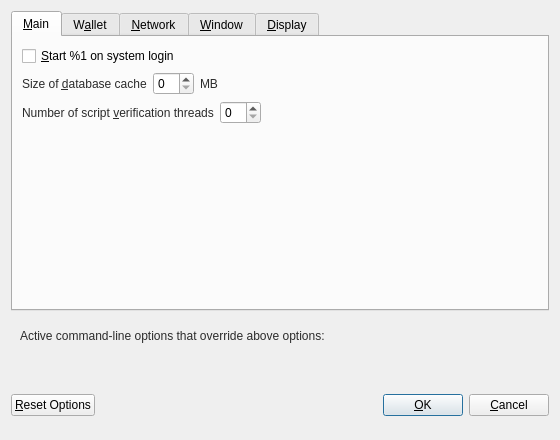
<?xml version="1.0" encoding="UTF-8"?>
<ui version="4.0">
 <class>OptionsDialog</class>
 <widget class="QDialog" name="OptionsDialog">
  <property name="geometry">
   <rect>
    <x>0</x>
    <y>0</y>
    <width>560</width>
    <height>440</height>
   </rect>
  </property>
  <property name="windowTitle">
   <string>Options</string>
  </property>
  <property name="modal">
   <bool>true</bool>
  </property>
  <layout class="QVBoxLayout" name="verticalLayout">
   <item>
    <widget class="QTabWidget" name="tabWidget">
     <property name="currentIndex">
      <number>0</number>
     </property>
     <widget class="QWidget" name="tabMain">
      <attribute name="title">
       <string>&amp;Main</string>
      </attribute>
      <layout class="QVBoxLayout" name="verticalLayout_Main">
       <item>
        <widget class="QCheckBox" name="bitcoinAtStartup">
         <property name="toolTip">
          <string>Automatically start %1 after logging in to the system.</string>
         </property>
         <property name="text">
          <string>&amp;Start %1 on system login</string>
         </property>
        </widget>
       </item>
       <item>
        <layout class="QHBoxLayout" name="horizontalLayout_2_Main">
         <item>
          <widget class="QLabel" name="databaseCacheLabel">
              <property name="styleSheet">
               <string notr="true">QLabel { color: #2b2b2b; }</string>
              </property>		  
           <property name="text">
            <string>Size of &amp;database cache</string>
           </property>
           <property name="textFormat">
            <enum>Qt::PlainText</enum>
           </property>
           <property name="buddy">
            <cstring>databaseCache</cstring>
           </property>
          </widget>
         </item>
         <item>
          <widget class="QSpinBox" name="databaseCache"/>
         </item>
         <item>
          <widget class="QLabel" name="databaseCacheUnitLabel">
		  <property name="styleSheet">
               <string notr="true">QLabel { color: #2b2b2b; }</string>
              </property>		  
           <property name="text">
            <string>MB</string>
           </property>
           <property name="textFormat">
            <enum>Qt::PlainText</enum>
           </property>
          </widget>
         </item>
         <item>
          <spacer name="horizontalSpacer_2_Main">
           <property name="orientation">
            <enum>Qt::Horizontal</enum>
           </property>
           <property name="sizeHint" stdset="0">
            <size>
             <width>40</width>
             <height>20</height>
            </size>
           </property>
          </spacer>
         </item>
        </layout>
       </item>
       <item>
        <layout class="QHBoxLayout" name="horizontalLayout_3_Main">
         <item>
          <widget class="QLabel" name="threadsScriptVerifLabel">
		  <property name="styleSheet">
               <string notr="true">QLabel { color: #2b2b2b; }</string>
              </property>		  
           <property name="text">
            <string>Number of script &amp;verification threads</string>
           </property>
           <property name="textFormat">
            <enum>Qt::PlainText</enum>
           </property>
           <property name="buddy">
            <cstring>threadsScriptVerif</cstring>
           </property>
          </widget>
         </item>
         <item>
          <widget class="QSpinBox" name="threadsScriptVerif">
           <property name="toolTip">
            <string>(0 = auto, &lt;0 = leave that many cores free)</string>
           </property>
          </widget>
         </item>
         <item>
          <spacer name="horizontalSpacer_3_Main">
           <property name="orientation">
            <enum>Qt::Horizontal</enum>
           </property>
           <property name="sizeHint" stdset="0">
            <size>
             <width>40</width>
             <height>20</height>
            </size>
           </property>
          </spacer>
         </item>
        </layout>
       </item>
       <item>
        <spacer name="verticalSpacer_Main">
         <property name="orientation">
          <enum>Qt::Vertical</enum>
         </property>
         <property name="sizeHint" stdset="0">
          <size>
           <width>20</width>
           <height>40</height>
          </size>
         </property>
        </spacer>
       </item>
      </layout>
     </widget>
     <widget class="QWidget" name="tabWallet">
      <attribute name="title">
       <string>W&amp;allet</string>
      </attribute>
      <layout class="QVBoxLayout" name="verticalLayout_Wallet">
       <item>
        <widget class="QGroupBox" name="groupBox">
         <property name="title">
          <string>Expert</string>
         </property>
         <layout class="QVBoxLayout" name="verticalLayout_2">
          <item>
           <widget class="QCheckBox" name="coinControlFeatures">
            <property name="toolTip">
             <string>Whether to show coin control features or not.</string>
            </property>
            <property name="text">
             <string>Enable coin &amp;control features</string>
            </property>
           </widget>
          </item>
          <item>
           <widget class="QCheckBox" name="spendZeroConfChange">
            <property name="toolTip">
             <string>If you disable the spending of unconfirmed change, the change from a transaction cannot be used until that transaction has at least one confirmation. This also affects how your balance is computed.</string>
            </property>
            <property name="text">
             <string>&amp;Spend unconfirmed change</string>
            </property>
           </widget>
          </item>
         </layout>
        </widget>
       </item>
       <item>
        <spacer name="verticalSpacer_Wallet">
         <property name="orientation">
          <enum>Qt::Vertical</enum>
         </property>
         <property name="sizeHint" stdset="0">
          <size>
           <width>20</width>
           <height>40</height>
          </size>
         </property>
        </spacer>
       </item>
      </layout>
     </widget>
     <widget class="QWidget" name="tabNetwork">
      <attribute name="title">
       <string>&amp;Network</string>
      </attribute>
      <layout class="QVBoxLayout" name="verticalLayout_Network">
       <item>
        <widget class="QCheckBox" name="mapPortUpnp">
         <property name="toolTip">
          <string>Automatically open the Bitcoin client port on the router. This only works when your router supports UPnP and it is enabled.</string>
         </property>
         <property name="text">
          <string>Map port using &amp;UPnP</string>
         </property>
        </widget>
       </item>
       <item>
        <widget class="QCheckBox" name="allowIncoming">
         <property name="toolTip">
          <string>Accept connections from outside</string>
         </property>
         <property name="text">
          <string>Allow incoming connections</string>
         </property>
        </widget>
       </item>
       <item>
        <widget class="QCheckBox" name="connectSocks">
         <property name="toolTip">
          <string>Connect to the Bitcoin network through a SOCKS5 proxy.</string>
         </property>
         <property name="text">
          <string>&amp;Connect through SOCKS5 proxy (default proxy):</string>
         </property>
        </widget>
       </item>
       <item>
        <layout class="QHBoxLayout" name="horizontalLayout_1_Network">
         <item>
          <widget class="QLabel" name="proxyIpLabel">
		  		  <property name="styleSheet">
               <string notr="true">QLabel { color: #2b2b2b; }</string>
              </property>
           <property name="text">
            <string>Proxy &amp;IP:</string>
           </property>
           <property name="textFormat">
            <enum>Qt::PlainText</enum>
           </property>
           <property name="buddy">
            <cstring>proxyIp</cstring>
           </property>
          </widget>
         </item>
         <item>
          <widget class="QValidatedLineEdit" name="proxyIp">
           <property name="minimumSize">
            <size>
             <width>140</width>
             <height>0</height>
            </size>
           </property>
           <property name="maximumSize">
            <size>
             <width>140</width>
             <height>16777215</height>
            </size>
           </property>
           <property name="toolTip">
            <string>IP address of the proxy (e.g. IPv4: 127.0.0.1 / IPv6: ::1)</string>
           </property>
          </widget>
         </item>
         <item>
          <widget class="QLabel" name="proxyPortLabel">
		  		  <property name="styleSheet">
               <string notr="true">QLabel { color: #2b2b2b; }</string>
              </property>
           <property name="text">
            <string>&amp;Port:</string>
           </property>
           <property name="textFormat">
            <enum>Qt::PlainText</enum>
           </property>
           <property name="buddy">
            <cstring>proxyPort</cstring>
           </property>
          </widget>
         </item>
         <item>
          <widget class="QLineEdit" name="proxyPort">
           <property name="minimumSize">
            <size>
             <width>55</width>
             <height>0</height>
            </size>
           </property>
           <property name="maximumSize">
            <size>
             <width>55</width>
             <height>16777215</height>
            </size>
           </property>
           <property name="toolTip">
            <string>Port of the proxy (e.g. 9050)</string>
           </property>
          </widget>
         </item>
         <item>
          <spacer name="horizontalSpacer_1_Network">
           <property name="orientation">
            <enum>Qt::Horizontal</enum>
           </property>
           <property name="sizeHint" stdset="0">
            <size>
             <width>40</width>
             <height>20</height>
            </size>
           </property>
          </spacer>
         </item>
        </layout>
       </item>
       <item>
        <layout class="QHBoxLayout" name="horizontalLayout_2_Network">
         <item>
          <widget class="QLabel" name="proxyActiveNets">
		  		  <property name="styleSheet">
               <string notr="true">QLabel { color: #2b2b2b; }</string>
              </property>
           <property name="text">
            <string>Used for reaching peers via:</string>
           </property>
           <property name="textFormat">
            <enum>Qt::PlainText</enum>
           </property>
          </widget>
         </item>
         <item>
          <widget class="QCheckBox" name="proxyReachIPv4">
           <property name="enabled">
            <bool>false</bool>
           </property>
           <property name="toolTip">
            <string>Shows, if the supplied default SOCKS5 proxy is used to reach peers via this network type.</string>
           </property>
           <property name="text">
            <string/>
           </property>
          </widget>
         </item>
         <item>
          <widget class="QLabel" name="proxyReachIPv4Label">
		  		  <property name="styleSheet">
               <string notr="true">QLabel { color: #2b2b2b; }</string>
              </property>
           <property name="text">
            <string>IPv4</string>
           </property>
           <property name="textFormat">
            <enum>Qt::PlainText</enum>
           </property>
          </widget>
         </item>
         <item>
          <widget class="QCheckBox" name="proxyReachIPv6">
           <property name="enabled">
            <bool>false</bool>
           </property>
           <property name="toolTip">
            <string>Shows, if the supplied default SOCKS5 proxy is used to reach peers via this network type.</string>
           </property>
           <property name="text">
            <string/>
           </property>
          </widget>
         </item>
         <item>
          <widget class="QLabel" name="proxyReachIPv6Label">
		  		  <property name="styleSheet">
               <string notr="true">QLabel { color: #2b2b2b; }</string>
              </property>
           <property name="text">
            <string>IPv6</string>
           </property>
           <property name="textFormat">
            <enum>Qt::PlainText</enum>
           </property>
          </widget>
         </item>
         <item>
          <widget class="QCheckBox" name="proxyReachTor">
           <property name="enabled">
            <bool>false</bool>
           </property>
           <property name="toolTip">
            <string>Shows, if the supplied default SOCKS5 proxy is used to reach peers via this network type.</string>
           </property>
           <property name="text">
            <string/>
           </property>
          </widget>
         </item>
         <item>
          <widget class="QLabel" name="proxyReachTorLabel">
		  		  <property name="styleSheet">
               <string notr="true">QLabel { color: #2b2b2b; }</string>
              </property>
           <property name="text">
            <string>Tor</string>
           </property>
           <property name="textFormat">
            <enum>Qt::PlainText</enum>
           </property>
          </widget>
         </item>
         <item>
          <spacer name="horizontalSpacer_2_Network">
           <property name="orientation">
            <enum>Qt::Horizontal</enum>
           </property>
           <property name="sizeHint" stdset="0">
            <size>
             <width>40</width>
             <height>20</height>
            </size>
           </property>
          </spacer>
         </item>
        </layout>
       </item>
       <item>
        <widget class="QCheckBox" name="connectSocksTor">
         <property name="toolTip">
          <string>Connect to the Bitcoin network through a separate SOCKS5 proxy for Tor hidden services.</string>
         </property>
         <property name="text">
          <string>Use separate SOCKS5 proxy to reach peers via Tor hidden services:</string>
         </property>
        </widget>
       </item>
       <item>
        <layout class="QHBoxLayout" name="horizontalLayout_3_Network">
         <item>
          <widget class="QLabel" name="proxyIpTorLabel">
		  		  <property name="styleSheet">
               <string notr="true">QLabel { color: #2b2b2b; }</string>
              </property>
           <property name="text">
            <string>Proxy &amp;IP:</string>
           </property>
           <property name="textFormat">
            <enum>Qt::PlainText</enum>
           </property>
           <property name="buddy">
            <cstring>proxyIpTor</cstring>
           </property>
          </widget>
         </item>
         <item>
          <widget class="QValidatedLineEdit" name="proxyIpTor">
           <property name="minimumSize">
            <size>
             <width>140</width>
             <height>0</height>
            </size>
           </property>
           <property name="maximumSize">
            <size>
             <width>140</width>
             <height>16777215</height>
            </size>
           </property>
           <property name="toolTip">
            <string>IP address of the proxy (e.g. IPv4: 127.0.0.1 / IPv6: ::1)</string>
           </property>
          </widget>
         </item>
         <item>
          <widget class="QLabel" name="proxyPortTorLabel">
		  		  <property name="styleSheet">
               <string notr="true">QLabel { color: #2b2b2b; }</string>
              </property>
           <property name="text">
            <string>&amp;Port:</string>
           </property>
           <property name="textFormat">
            <enum>Qt::PlainText</enum>
           </property>
           <property name="buddy">
            <cstring>proxyPortTor</cstring>
           </property>
          </widget>
         </item>
         <item>
          <widget class="QLineEdit" name="proxyPortTor">
           <property name="minimumSize">
            <size>
             <width>55</width>
             <height>0</height>
            </size>
           </property>
           <property name="maximumSize">
            <size>
             <width>55</width>
             <height>16777215</height>
            </size>
           </property>
           <property name="toolTip">
            <string>Port of the proxy (e.g. 9050)</string>
           </property>
          </widget>
         </item>
         <item>
          <spacer name="horizontalSpacer_4_Network">
           <property name="orientation">
            <enum>Qt::Horizontal</enum>
           </property>
           <property name="sizeHint" stdset="0">
            <size>
             <width>40</width>
             <height>20</height>
            </size>
           </property>
          </spacer>
         </item>
        </layout>
       </item>
       <item>
        <spacer name="verticalSpacer_Network">
         <property name="orientation">
          <enum>Qt::Vertical</enum>
         </property>
         <property name="sizeHint" stdset="0">
          <size>
           <width>20</width>
           <height>40</height>
          </size>
         </property>
        </spacer>
       </item>
      </layout>
     </widget>
     <widget class="QWidget" name="tabWindow">
      <attribute name="title">
       <string>&amp;Window</string>
      </attribute>
      <layout class="QVBoxLayout" name="verticalLayout_Window">
       <item>
        <widget class="QCheckBox" name="hideTrayIcon">
         <property name="toolTip">
          <string>&amp;Hide the icon from the system tray.</string>
         </property>
         <property name="text">
          <string>Hide tray icon</string>
         </property>
        </widget>
       </item>
       <item>
        <widget class="QCheckBox" name="minimizeToTray">
         <property name="toolTip">
          <string>Show only a tray icon after minimizing the window.</string>
         </property>
         <property name="text">
          <string>&amp;Minimize to the tray instead of the taskbar</string>
         </property>
        </widget>
       </item>
       <item>
        <widget class="QCheckBox" name="minimizeOnClose">
         <property name="toolTip">
          <string>Minimize instead of exit the application when the window is closed. When this option is enabled, the application will be closed only after selecting Exit in the menu.</string>
         </property>
         <property name="text">
          <string>M&amp;inimize on close</string>
         </property>
        </widget>
       </item>
       <item>
        <spacer name="verticalSpacer_Window">
         <property name="orientation">
          <enum>Qt::Vertical</enum>
         </property>
         <property name="sizeHint" stdset="0">
          <size>
           <width>20</width>
           <height>40</height>
          </size>
         </property>
        </spacer>
       </item>
      </layout>
     </widget>
     <widget class="QWidget" name="tabDisplay">
      <attribute name="title">
       <string>&amp;Display</string>
      </attribute>
      <layout class="QVBoxLayout" name="verticalLayout_Display">
       <item>
        <layout class="QHBoxLayout" name="horizontalLayout_1_Display">
         <item>
          <widget class="QLabel" name="langLabel">
		  		  <property name="styleSheet">
               <string notr="true">QLabel { color: #2b2b2b; }</string>
              </property>
           <property name="text">
            <string>User Interface &amp;language:</string>
           </property>
           <property name="textFormat">
            <enum>Qt::PlainText</enum>
           </property>
           <property name="buddy">
            <cstring>lang</cstring>
           </property>
          </widget>
         </item>
         <item>
          <widget class="QValueComboBox" name="lang">
           <property name="toolTip">
            <string>The user interface language can be set here. This setting will take effect after restarting %1.</string>
           </property>
          </widget>
         </item>
        </layout>
       </item>
       <item>
        <layout class="QHBoxLayout" name="horizontalLayout_2_Display">
         <item>
          <widget class="QLabel" name="unitLabel">
		  		  <property name="styleSheet">
               <string notr="true">QLabel { color: #2b2b2b; }</string>
              </property>
           <property name="text">
            <string>&amp;Unit to show amounts in:</string>
           </property>
           <property name="textFormat">
            <enum>Qt::PlainText</enum>
           </property>
           <property name="buddy">
            <cstring>unit</cstring>
           </property>
          </widget>
         </item>
         <item>
          <widget class="QValueComboBox" name="unit">
           <property name="toolTip">
            <string>Choose the default subdivision unit to show in the interface and when sending coins.</string>
           </property>
          </widget>
         </item>
        </layout>
       </item>
       <item>
        <layout class="QHBoxLayout" name="horizontalLayout_3_Display">
         <item>
          <widget class="QLabel" name="thirdPartyTxUrlsLabel">
		  		  <property name="styleSheet">
               <string notr="true">QLabel { color: #2b2b2b; }</string>
              </property>
           <property name="toolTip">
            <string>Third party URLs (e.g. a block explorer) that appear in the transactions tab as context menu items. %s in the URL is replaced by transaction hash. Multiple URLs are separated by vertical bar |.</string>
           </property>
           <property name="text">
            <string>Third party transaction URLs</string>
           </property>
           <property name="buddy">
            <cstring>thirdPartyTxUrls</cstring>
           </property>
          </widget>
         </item>
         <item>
          <widget class="QLineEdit" name="thirdPartyTxUrls">
           <property name="toolTip">
            <string>Third party URLs (e.g. a block explorer) that appear in the transactions tab as context menu items. %s in the URL is replaced by transaction hash. Multiple URLs are separated by vertical bar |.</string>
           </property>
          </widget>
         </item>
        </layout>
       </item>
       <item>
        <spacer name="verticalSpacer_Display">
         <property name="orientation">
          <enum>Qt::Vertical</enum>
         </property>
         <property name="sizeHint" stdset="0">
          <size>
           <width>20</width>
           <height>40</height>
          </size>
         </property>
        </spacer>
       </item>
      </layout>
     </widget>
    </widget>
   </item>
   <item>
    <widget class="QFrame" name="frame">
     <layout class="QVBoxLayout" name="verticalLayout_Bottom">
      <item>
       <layout class="QHBoxLayout" name="horizontalLayout_Bottom">
        <item>
         <widget class="QLabel" name="overriddenByCommandLineInfoLabel">
		 		  <property name="styleSheet">
               <string notr="true">QLabel { color: #2b2b2b; }</string>
              </property>
          <property name="text">
           <string>Active command-line options that override above options:</string>
          </property>
          <property name="textFormat">
           <enum>Qt::PlainText</enum>
          </property>
         </widget>
        </item>
        <item>
         <spacer name="horizontalSpacer_Bottom">
          <property name="orientation">
           <enum>Qt::Horizontal</enum>
          </property>
          <property name="sizeHint" stdset="0">
           <size>
            <width>40</width>
            <height>20</height>
           </size>
          </property>
         </spacer>
        </item>
       </layout>
      </item>
      <item>
       <widget class="QLabel" name="overriddenByCommandLineLabel">
	   		  <property name="styleSheet">
               <string notr="true">QLabel { color: #2b2b2b; }</string>
              </property>
        <property name="text">
         <string/>
        </property>
        <property name="textFormat">
         <enum>Qt::PlainText</enum>
        </property>
        <property name="wordWrap">
         <bool>true</bool>
        </property>
       </widget>
      </item>
     </layout>
    </widget>
   </item>
   <item>
    <layout class="QHBoxLayout" name="horizontalLayout_Buttons">
     <item>
      <widget class="QPushButton" name="resetButton">
       <property name="toolTip">
        <string>Reset all client options to default.</string>
       </property>
       <property name="text">
        <string>&amp;Reset Options</string>
       </property>
       <property name="autoDefault">
        <bool>false</bool>
       </property>
      </widget>
     </item>
     <item>
      <spacer name="horizontalSpacer_1">
       <property name="orientation">
        <enum>Qt::Horizontal</enum>
       </property>
       <property name="sizeHint" stdset="0">
        <size>
         <width>40</width>
         <height>48</height>
        </size>
       </property>
      </spacer>
     </item>
     <item>
      <widget class="QLabel" name="statusLabel">
	  		  <property name="styleSheet">
               <string notr="true">QLabel { color: #2b2b2b; }</string>
              </property>
       <property name="minimumSize">
        <size>
         <width>200</width>
         <height>0</height>
        </size>
       </property>
       <property name="font">
        <font>
         <weight>75</weight>
         <bold>true</bold>
        </font>
       </property>
       <property name="text">
        <string/>
       </property>
       <property name="textFormat">
        <enum>Qt::PlainText</enum>
       </property>
       <property name="wordWrap">
        <bool>true</bool>
       </property>
      </widget>
     </item>
     <item>
      <spacer name="horizontalSpacer_2">
       <property name="orientation">
        <enum>Qt::Horizontal</enum>
       </property>
       <property name="sizeHint" stdset="0">
        <size>
         <width>40</width>
         <height>48</height>
        </size>
       </property>
      </spacer>
     </item>
     <item>
      <widget class="QPushButton" name="okButton">
       <property name="text">
        <string>&amp;OK</string>
       </property>
       <property name="autoDefault">
        <bool>false</bool>
       </property>
       <property name="default">
        <bool>true</bool>
       </property>
      </widget>
     </item>
     <item>
      <widget class="QPushButton" name="cancelButton">
       <property name="text">
        <string>&amp;Cancel</string>
       </property>
       <property name="autoDefault">
        <bool>false</bool>
       </property>
      </widget>
     </item>
    </layout>
   </item>
  </layout>
 </widget>
 <customwidgets>
  <customwidget>
   <class>QValidatedLineEdit</class>
   <extends>QLineEdit</extends>
   <header>qvalidatedlineedit.h</header>
  </customwidget>
  <customwidget>
   <class>QValueComboBox</class>
   <extends>QComboBox</extends>
   <header>qvaluecombobox.h</header>
  </customwidget>
 </customwidgets>
 <resources/>
 <connections/>
</ui>
